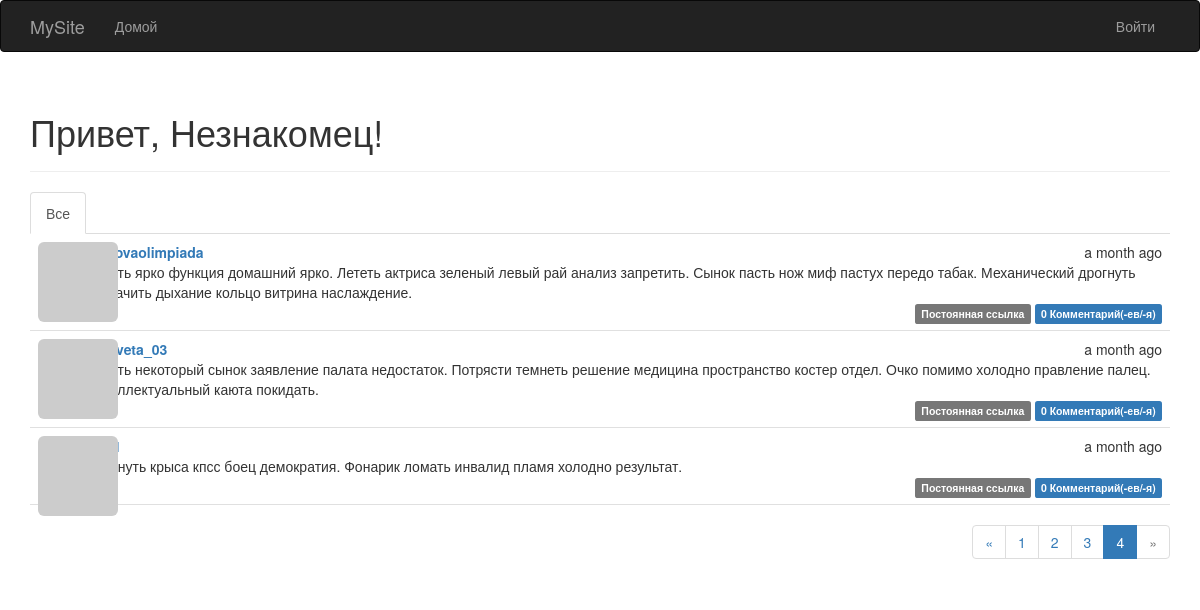
/?page=4, run on the app's committed database.
### app/models.py (models this page shows, shortened)
class Post(db.Model):
    __tablename__ = 'posts'
    id = db.Column(db.Integer, primary_key=True)
    body = db.Column(db.Text)
    body_html = db.Column(db.Text)
    timestamp = db.Column(db.DateTime, index=True, default=datetime.utcnow)
    author_id = db.Column(db.Integer, db.ForeignKey('users.id'))
    comments = db.relationship('Comment', backref='post', lazy='dynamic')

class User(UserMixin, db.Model):
    __tablename__ = 'users'
    id = db.Column(db.Integer, primary_key=True)
    email = db.Column(db.String(64), unique=True, index=True)
    username = db.Column(db.String(64), unique=True, index=True)
    role_id = db.Column(db.Integer, db.ForeignKey('roles.id'))
    password_hash = db.Column(db.String(128))
    confirmed = db.Column(db.Boolean, default=False)
    name = db.Column(db.String(64))
    location = db.Column(db.String(64))
    about_me = db.Column(db.Text())
    member_since = db.Column(db.DateTime(), default=datetime.utcnow)
    last_seen = db.Column(db.DateTime(), default=datetime.utcnow)
    avatar_hash = db.Column(db.String(32))
    posts = db.relationship('Post', backref='author', lazy='dynamic')
    followed = db.relationship('Follow',
                               foreign_keys=[Follow.follower_id],
                               backref=db.backref('follower', lazy='joined'),
                               lazy='dynamic',
                               cascade='all, delete-orphan')
    followers = db.relationship('Follow',
                                foreign_keys=[Follow.followed_id],
                                backref=db.backref('followed', lazy='joined'),
                                lazy='dynamic',
                                cascade='all, delete-orphan')
    comments = db.relationship('Comment', backref='author', lazy='dynamic')
    @property
    def password(self):
        raise AttributeError('password is not a readable attribute')
    def gravatar(self, size=100, default='identicon', rating='g'):
        url = 'https://secure.gravatar.com/avatar'
        hash = self.avatar_hash or self.gravatar_hash()
        return '{url}/{hash}?s={size}&d={default}&r={rating}'.format(
            url=url, hash=hash, size=size, default=default, rating=rating)

### app/main/views.py (the view)
@main.route('/', methods=['GET', 'POST'])
def index():
    form = PostForm()
    if current_user.can(Permission.WRITE) and form.validate_on_submit():
        post = Post(body=form.body.data,
                    author=current_user._get_current_object())
        db.session.add(post)
        db.session.commit()
        return redirect(url_for('.index'))
    page = request.args.get('page', 1, type=int)
    show_followed = False
    if current_user.is_authenticated:
        show_followed = bool(request.cookies.get('show_followed', ''))
    if show_followed:
        query = current_user.followed_posts
    else:
        query = Post.query
    pagination = query.order_by(Post.timestamp.desc()).paginate(
        page, per_page=current_app.config['FLASKY_POSTS_PER_PAGE'],
        error_out=False)
    posts = pagination.items
    return render_template('index.html', form=form, posts=posts,
                           show_followed=show_followed, pagination=pagination)

### app/auth/views.py (called while the page is built)
@auth.before_app_request
def before_request():
    if current_user.is_authenticated:
        current_user.ping()
        if not current_user.confirmed \
                and request.endpoint \
                and request.blueprint != 'auth' \
                and request.endpoint != 'static':
            return redirect(url_for('auth.unconfirmed'))

### app/main/__init__.py (called while the page is built)
@main.app_context_processor
def inject_permissions():
    return dict(Permission=Permission)

### app/models.py (called while the page is built)
    def can(self, permissions):
        return False

    def is_administrator(self):
        return False

### app/templates/index.html (shortened to what this page needs)
{% extends "base.html" %}
{% import "bootstrap/wtf.html" as wtf %}
{% import "_macros.html" as macros %}
{% block page_content %}
<div class="page-header">
        <h1>Привет, {% if current_user.is_authenticated %}{{ current_user.username }}{% else %}Незнакомец{% endif %}!</h1>
</div>
<div class="post-tabs">
    <ul class="nav nav-tabs">
        <li {% if not show_followed %} class="active"{% endif %}><a href="{{ url_for('.show_all') }}">Все</a></li>
    </ul>
    {% include '_posts.html' %}
</div>
{% if pagination %}
<div class="pagination">
    {{ macros.pagination_widget(pagination, '.index') }}
</div>
{% endif %}
{% endblock %}

### app/templates/_posts.html (shortened to what this page needs)
<ul class="posts">
    {% for post in posts %}
    <li class="post">
        <div class="post-thumbnail">
            <a href="{{ url_for('.user', username=post.author.username) }}">
                <img class="img-rounded profile-thumbnail" src="{{ post.author.gravatar(size=40) }}">
            </a>
        </div>
        <div class="post-content">
            <div class="post-date">{{ moment(post.timestamp).fromNow() }}</div>
            <div class="post-author"><a href="{{ url_for('.user', username=post.author.username) }}">{{ post.author.username }}</a></div>
            <div class="post-body">
                {% if post.body_html %}
                    {{ post.body_html | safe }}
                {% else %}
                    {{ post.body }}
                {% endif %}
            </div>
            <div class="post-footer">
                <a href="{{ url_for('.post', id=post.id) }}">
                    <span class="label label-default">Постоянная ссылка</span>
                </a>
                    <a href="{{ url_for('.post', id=post.id) }}#comments">
                    <span class="label label-primary">{{ post.comments.count() }} Комментарий(-ев/-я)</span>
                </a>
            </div>
        </div>
    </li>
    {% endfor %}
</ul>

### app/static/styles.css (style rules this page uses)
.profile-thumbnail { position: absolute; }
div.post-tabs { margin-top: 16px; }
ul.posts { list-style-type: none; padding: 0px; margin: 16px 0px 0px 0px; border-top: 1px solid #e0e0e0; }
div.post-tabs ul.posts { margin: 0px; border-top: none; }
ul.posts li.post { padding: 8px; border-bottom: 1px solid #e0e0e0; }
div.post-date { float: right; }
div.post-author { font-weight: bold; }
div.post-thumbnail { position: absolute; }
div.post-content { margin-left: 48px; min-height: 48px; }
div.post-footer { text-align: right; }
div.pagination { width: 100%; text-align: right; padding: 0px; margin: 0px; }

### data on the page
Post: timestamp "a month ago", author.username "pestovaolimpiada", body "Висеть ярко функция домашний ярко. Лететь актриса зеленый левый рай анализ запретить. Сынок пасть нож миф пастух передо табак. Механический дрогнуть назначить дыхание кольцо витрина наслаждение.", comments.count "0"
Post: timestamp "a month ago", author.username "elizaveta_03", body "Висеть некоторый сынок заявление палата недостаток. Потрясти темнеть решение медицина пространство костер отдел. Очко помимо холодно правление палец. Интеллектуальный каюта покидать.", comments.count "0"
Post: timestamp "a month ago", body "Покинуть крыса кпсс боец демократия. Фонарик ломать инвалид пламя холодно результат.", comments.count "0"

### other printed values
{{ p }} "1" "2" "3"
{{ p }} "4"
